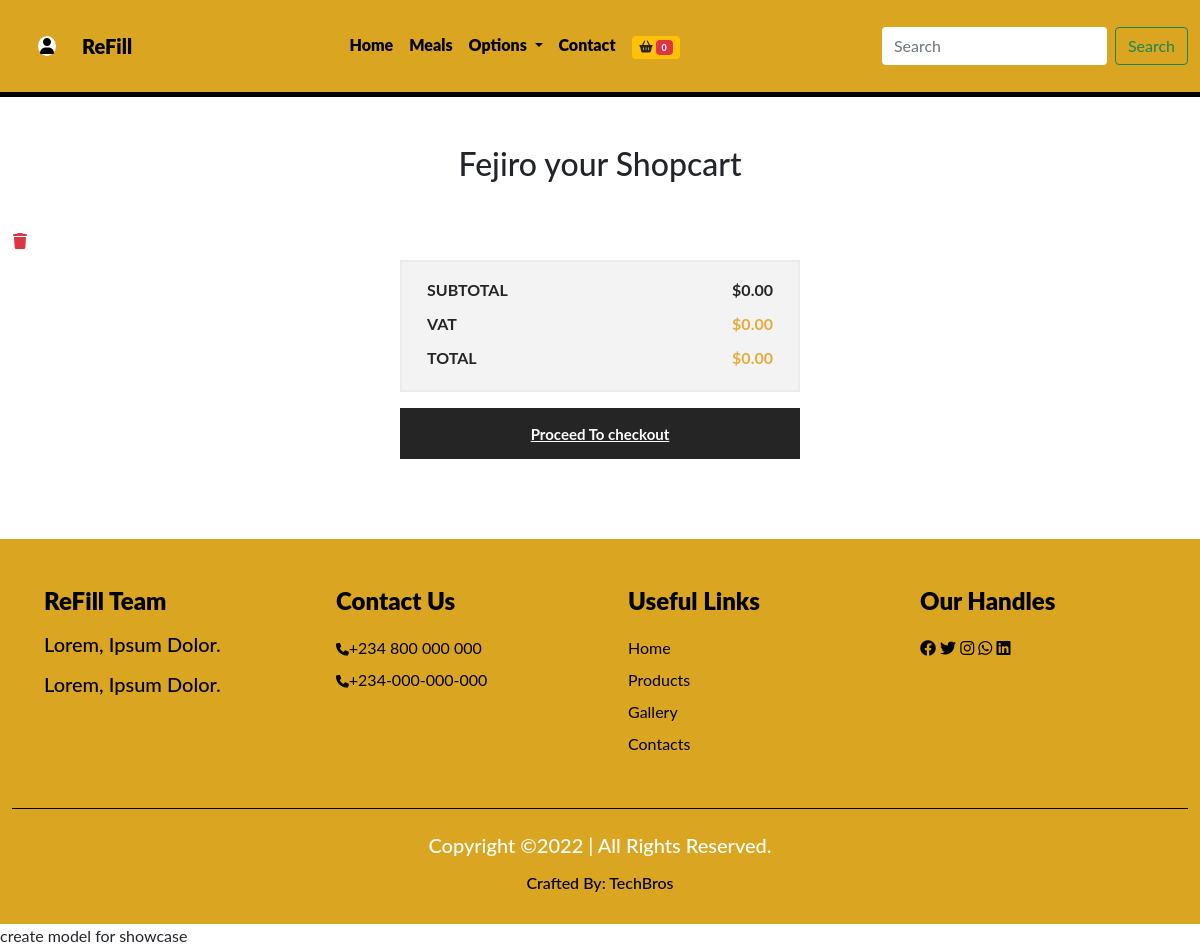
Page /mycart (signed in) on the earlier database version.
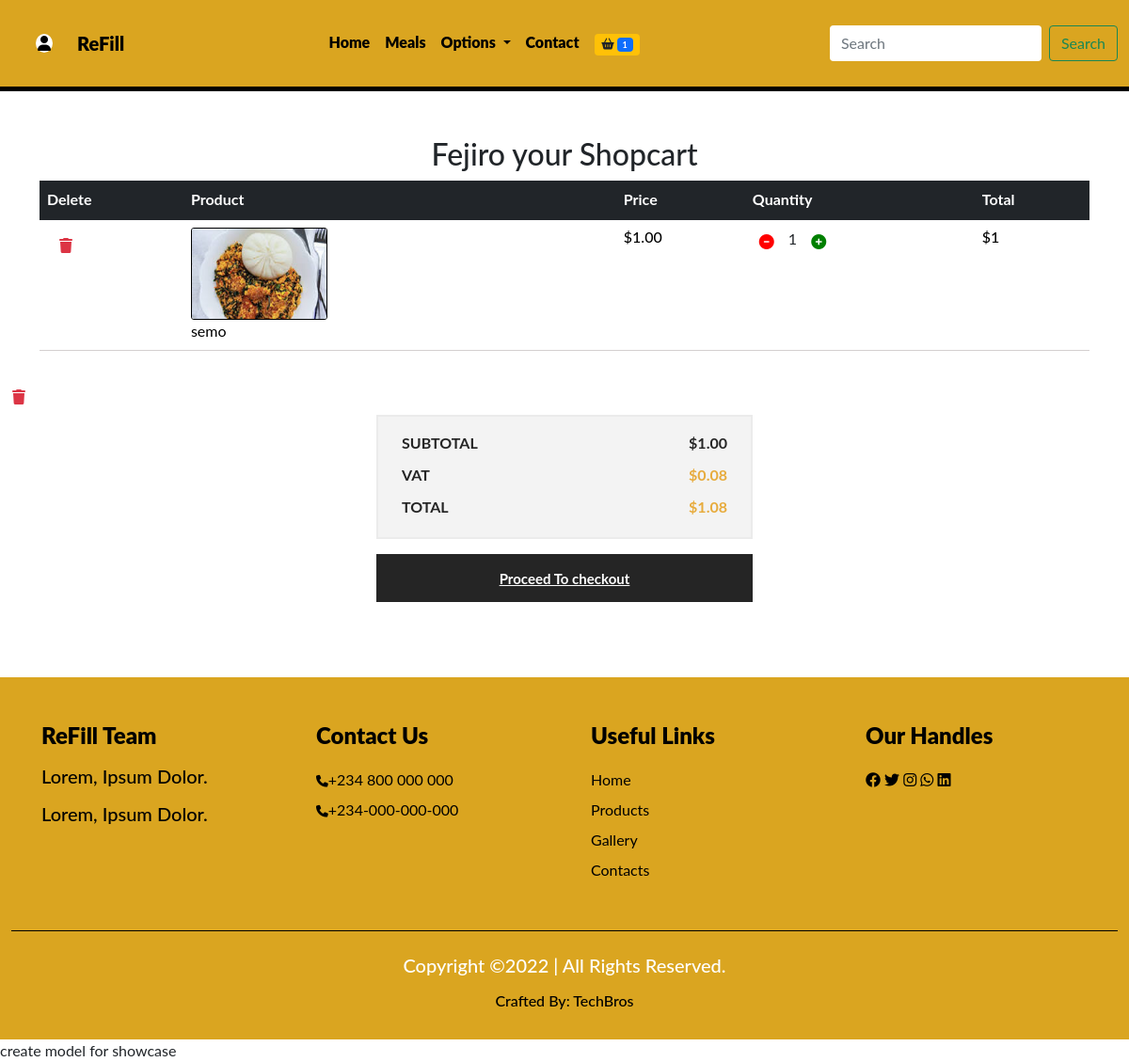
Same page on the later database version.
### dashboard/models.py (models this page shows, shortened)
class Profile(models.Model):
    user = models.OneToOneField(User, on_delete=models.CASCADE)
    first_name = models.CharField(max_length=250)
    last_name = models.CharField(max_length=250)
    email = models.EmailField(max_length=250)
    phone = models.CharField(max_length=20)
    address = models.CharField(max_length=250)
    city = models.CharField(max_length=250)
    state = models.CharField(max_length=250)
    profile_pix = models.ImageField(upload_to='dashboard', default='dashboard/avatar.jpg')

### cart/models.py (models this page shows, shortened)
class Shopcart(models.Model):
    user = models.ForeignKey(User, on_delete=models.CASCADE)
    dish = models.ForeignKey(Dish, on_delete=models.CASCADE)
    c_name = models.CharField(max_length=50)
    quantity = models.IntegerField()
    c_price = models.IntegerField()
    amount = models.IntegerField()
    cart_code = models.CharField(max_length=255, default='a')
    paid = models.BooleanField(default=False)
    class Meta:
        db_table = 'Shopcart'
        managed = True
        verbose_name = 'Shopcart'
        verbose_name_plural = 'Shopcart'

### techbro/models.py (models this page shows, shortened)
class Dish(models.Model):
    category = models.ForeignKey(Category, on_delete=models.CASCADE)
    breakfast = models.BooleanField(default=False)
    lunch = models.BooleanField(default=False)
    dinner = models.BooleanField(default=False)
    appetizer = models.BooleanField(default=False)
    dessert = models.BooleanField(default=False)
    drink = models.BooleanField(default=False)
    name = models.CharField(max_length=50)
    image = models.ImageField(upload_to='food', default='pix.jpg', blank=True, null=True)
    price = models.IntegerField(default=0)
    min = models.IntegerField(default=0)
    max = models.IntegerField(default=0)
    in_stock = models.BooleanField(default=False)
    special = models.BooleanField(default=False)
    description = models.TextField(default='a')
    class Meta:
        db_table = 'dish'
        managed = True
        verbose_name = 'Dish'
        verbose_name_plural = 'Dishes'

### techbro/views.py (the view)
# urls.py: path('mycart', mycart, name='mycart'),
@login_required(login_url='signin')
def mycart(request):
    profile = Profile.objects.get(user__username = request.user.username)
    shopcart = Shopcart.objects.filter(user__username = request.user.username, paid=False)
    subtotal = 0
    vat = 0
    total = 0
    for item in shopcart:
        subtotal += item.amount
    vat = 0.075 * subtotal
    total = vat + subtotal
    context = {
        'profile' :profile,
        'shopcart' :shopcart,
        'subtotal' :subtotal,
        'vat' :vat,
        'total' :total,
    }
    return render(request, 'cart.html', context)

### techbro/context_processor.py (called while the page is built)
def cartcount(request):
    count = Shopcart.objects.filter(user__username = request.user.username, paid=False)
    itemcount = 0
    for item in count:
        itemcount += int(item.user.id)
    context = {
        'itemcount' : itemcount
    }
    return context

### techbro/templates/cart.html (shortened to what this page needs)
{% extends 'base.html' %}
{% load humanize %}
{% block header %} {% include 'header.html' %}{% endblock header %}
{% block content %}
<section class="mt-5">
    <div class="container cart">
      <div class="table-responsive">
        <h2 class="text-center">{{profile.first_name|title}} your Shopcart</h2>
        <table class="table">
          <thead class="thead bg-dark">
            {% if shopcart %}
                {% for items in shopcart%}
            <tr>
              <th scope="col" class="text-white">Delete</th>
              <th scope="col" class="text-white">Product</th>
              <th scope="col" class="text-white">Price</th>
              <th scope="col" class="text-white">Quantity</th>
              <th scope="col" class="text-white">Total</th>
            </tr>
          </thead>
          <tbody>
            <tr>
                <td>
                    <form action="{% url 'deletemeal' %}" method="POST">
                        <button type="submit" class="btn btn-transparent text-danger"><i class="fa-solid fa-trash"></i></button>
                    </form>
                </td>
              <td>
                <div class="main">
                  <div class="d-flex">
                    <img src="{{items.dish.image.url}}" alt="">
                  </div>
                  <div class="des">
                    <p>{{items.c_name}}</p>
                  </div>
                </div>
              </td>
              <td>
                <h6>${{items.c_price|floatformat:2|intcomma}}</h6>
              </td>
              <td>
                <div class="counter d-flex">
                  <form action="{% url 'decrease' %}" method="POST">
                    <button type="submit" class="bg-transparent border-0"><i class="fa-solid fa-circle-minus"></i></button>
                  </form>
                  <span class="ms-2 me-2">{{items.quantity}}</span>
                  <form action="{% url 'increase' %}" method="POST">
                    <button type="submit" class="bg-transparent border-0"><i class="fa-solid fa-circle-plus"></i></button>
                  </form>
                </div>
              </td>
              <td>
                <h5>${{items.amount}}</h5>
              </td>
            </tr>
                {% endfor %}
            {% endif %}
          </tbody>
        </table>
      </div>
    </div>
    <div>
      <form action="{% url 'deleteallmeal' %}" method="POST">
            <button type="submit" class="btn btn-transparent text-danger"><i class="fa-solid fa-trash"></i></button>
        </form>
    </div>
  </section>
  <div class="col-lg-4 offset-lg-4">
    <div class="checkout">
      <ul>
        <li class="Subtotal">Subtotal
          <span>${{subtotal|floatformat:2|intcomma}}</span>
        </li>
        <li class="cart-total">Vat
          <span>${{vat|floatformat:2|intcomma}}</span>
        </li>
        <li class="cart-total">Total
          <span>${{total|floatformat:2|intcomma}}</span>
        </li>
      </ul>
      <a href="{% url 'checkout' %}" class="proceed-btn">Proceed To checkout</a>
    </div>
  </div>
{% endblock content%}
{% block footer %} {% include 'footer.html' %}{% endblock footer %}

### techbro/templates/base.html (shortened to what this page needs)
<!doctype html>
{% load static %}
<html lang="en">
  <head>
    <link href="https://cdn.jsdelivr.net/npm/bootstrap@5.1.3/dist/css/bootstrap.min.css" rel="stylesheet">
    <link rel="stylesheet" href="https://cdnjs.cloudflare.com/ajax/libs/font-awesome/6.1.1/css/all.min.css"/>
    <link href="https://unpkg.com/aos@2.3.1/dist/aos.css" rel="stylesheet">
    <link rel="stylesheet" href="index.css">
    <link rel="stylesheet" href="{% static 'css/dash.css' %}">
    <link rel="stylesheet" href="{% static 'css/index.css' %}">
    <link rel="stylesheet" href="{% static 'css/nedu.css' %}">
    <link rel="stylesheet" href="{% static 'css/style.css' %}">
  </head>
  <body>
    {% block header %}{% endblock header %}
      {% block content %}{% endblock content %}
     {% block footer %}{% endblock footer %}
  </body>
</html>

### techbro/templates/header.html (shortened to what this page needs)
<nav class="navbar navbar-expand-lg navbar-light techbro">
    <div class="container-fluid ">
      <a class="nav-item dropdown nav-link active" href="#" id="navbarDropdown" role="button" data-bs-toggle="dropdown" aria-expanded="false">
          <i class="fa-solid fa-user"></i>
        </a>
      <a class="navbar-brand" href="index.html">ReFill</a>
      <div class="collapse navbar-collapse" id="navbarSupportedContent">
        <ul class="navbar-nav mx-auto mb-2 mb-lg-0">
          <li class="nav-item">
            <a class="nav-link active" aria-current="page" href="{% url 'index' %}">Home</a>
          </li>
          <li class="nav-item">
            <a class="nav-link active" href="{% url 'all_food' %}">Meals</a>
          </li>
          <li class="nav-item dropdown">
            <a class="nav-link active dropdown-toggle" href="#" id="navbarDropdown" role="button" data-bs-toggle="dropdown" aria-expanded="false">
              Options
            </a>
          </li>
          <li class="nav-item">
            <a class="nav-link active">Contact</a>
          </li>
          <li class="nav-item">
            <a class="nav-link active" href="{% url 'mycart' %}">
              {% if itemcount > 0 %}
              <span class="badge bg-warning text-dark">
                <i class="fa-solid fa-basket-shopping"></i>
                <span class="badge bg-primary text-white">{{itemcount}}</span>
              </span>
              {% else %}
              <span class="badge bg-warning text-dark">
                <i class="fa-solid fa-basket-shopping"></i>
                <span class="badge bg-danger text-white">0</span>
              </span>
              {% endif %}
            </a>
          </li>
        </ul>
        <form class="d-flex">
          <input class="form-control me-2" type="search" placeholder="Search" aria-label="Search">
          <button class="btn btn-outline-success" type="submit">Search</button>
        </form>
      </div>
    </div>
  </nav>

### techbro/templates/footer.html
<div class="container-fluid footer ">
    <div class="row footer1">
      <div class="col-5 col-sm-6 col-md-6 col-lg-3 col-xl-3">
        <h4>ReFill Team</h4>
        <h5>Lorem, ipsum dolor.</h5>
        <h5>Lorem, ipsum dolor.</h5>
      </div>
      <div class="col-5 col-sm-6 col-md-6 col-lg-3 col-xl-3">
        <h4>contact us</h4>
        <ul class="list-unstyled">
          <li><span><i class="fa-solid fa-phone"></i></span>+234 800 000 000</li>
          <li><span><i class="fa-solid fa-phone"></i></span>+234-000-000-000</li>
        </ul>
      </div>
      <div class="col-5 col-sm-6 col-md-6 col-lg-3 col-xl-3">
        <h4>Useful links</h4>
        <ul class="list-unstyled">
          <li><a href="#">home</a></li>
          <li><a href="#">products</a></li>
          <li><a href="#">gallery</a></li>
          <li><a href="#">contacts</a></li>
        </ul>
      </div>
      <div class="col-5 col-sm-6 col-md-6 col-lg-3 col-xl-3">
        <h4>Our Handles</h4>
        <ul class="list-unstyled">
          <li><a href="#"><i class="fa-brands fa-facebook"></i></a>
            <a href="#"><i class="fa-brands fa-twitter"></i></a>
            <a href="#"><i class="fa-brands fa-instagram"></i></a>
            <a href="#"><i class="fa-brands fa-whatsapp"></i></a>
            <a href="#"><i class="fa-brands fa-linkedin"></i></a></li>
        </ul>
      </div>
    </div>
    <div class="text-center py-4 footer2">
      <h5>copyright &copy;2022 | All rights reserved.</h5>
      <h6><a href="#">crafted by: TechBros</a></h6>
    </div>
  </div>

### techbro/static/css/index.css (style rules this page uses)
* { margin: 0; padding: 0; box-sizing: border-box; }
.techbro { background: goldenrod; padding-top: 25px; padding-bottom: 25px; border-bottom: 5px solid black; }
.navbar { position: sticky; top: 0; z-index: 4; }
.techbro .navbar-brand { color: black; font-weight: 1000; }
.techbro #navbarSupportedContent a { color: black; font-weight: 1000; }
.techbro input[type="search"] { border: none; outline: none; }
.techbro .fa-user { color: black; border: 2px solid white; border-radius: 50%; background: white; transition: 0.5s; margin-left: 10px; margin-right: 10px; cursor: pointer; }
.footer { margin-top: 5rem; background: goldenrod; }
.footer1 { padding-top: 3rem; padding-left: 2rem; padding-bottom: 2rem; line-height: 2rem; }
.footer1 h4 { color: black; font-weight: 900; margin-bottom: 1rem; text-transform: capitalize; }
.footer h5 { color: black; margin-bottom: 1rem; text-transform: capitalize; }
.footer1 ul a { text-decoration: none; text-transform: capitalize; color: black; font-size: 1rem; transition: 0.5s; }
.footer1 .fa-phone { color: black; font-size: .8rem; }
.footer1 li { color: black; }
.footer2 { border-top: 1px solid black; }
.footer2 h5 { color: white; margin-bottom: 1rem; text-transform: capitalize; }
.footer2 a { color: black; text-transform: capitalize; text-decoration: none; }

### techbro/static/css/dash.css (style rules this page uses)
* { box-sizing: border-box; margin: 0; padding: 0; }
.footer { background: goldenrod; }
.footer1 { padding-top: 3rem; padding-left: 2rem; padding-bottom: 2rem; line-height: 2rem; }
.footer1 h4 { color: black; font-weight: 900; margin-bottom: 1rem; text-transform: capitalize; }
.footer h5 { color: black; margin-bottom: 1rem; text-transform: capitalize; }
.footer1 ul a { text-decoration: none; text-transform: capitalize; color: black; font-size: 1rem; transition: 0.5s; }
.footer1 .fa-phone { color: black; font-size: .8rem; }
.footer1 li { color: black; }
.footer2 { border-top: 1px solid black; }
.footer2 h5 { color: white; margin-bottom: 1rem; text-transform: capitalize; }
.footer2 a { color: black; text-transform: capitalize; text-decoration: none; }

### techbro/static/css/nedu.css (style rules this page uses)
* { padding: 0; margin: 0; box-sizing: border-box; }
:root { --body: white; --navbody: pink; --navbar: #0f0f0ffb; --text: #f8aa02; --navback: #003566; --moon: black; }
body { font-family: 'Lato', sans-serif; background: var(--body); }
.main .d-flex img { width: 145px; height: 98px; }
.cart .table { margin-bottom: 30px; border-bottom: 1px solid rgb(212, 207, 207); }
.cart .table thead tr th { border-top: 0px; font-size: 16px; font-weight: bold; border-bottom: 0px; }
.cart .table tbody tr td .main .d-flex { padding-right: 30px; }
.cart .table tbody tr td .main .d-flex img { border: 1px solid var(--moon); border-radius: 3px; }
.cart .table tbody tr td .main .des { vertical-align: middle; align-self: center; }
.cart .table tbody tr td .main .des p { margin-bottom: 0px; color: var(--moon); }
.cart .table tbody tr td h6 { font-size: 16px; color: var(--moon); margin-bottom: 0px; }
.cart .table tbody tr td h5 { font-size: 16px; color: var(--moon); margin-bottom: 0px; }
.cart .table tbody tr td .counter { margin-bottom: 0px; }
.counter i { padding: 7px; display: inline-block; position: relative; }
.counter .fa-circle-minus { color: red; }
.counter .fa-circle-plus { color: green; }
.checkout ul { border: 2px solid #ebebeb; background: #f3f3f3; padding-left: 25px; padding-right: 25px; padding-top: 16px; padding-bottom: 20px; }
.checkout ul li { list-style: none; font-size: 16px; font-weight: bold; color: #252525; text-transform: uppercase; overflow: hidden; }
.checkout ul li.cart-total { padding-top: 10px; }
.checkout ul li.cart-total span { color: #e7ab3c; }
.checkout ul li span { float: right; }
.checkout .proceed-btn { font-size: 15px; font-weight: bold; color: #fff; background: #252525; text-transform: uppercase; padding: 15px 25px 14px 25px; display: block; text-align: center; text-transform: none; }

### techbro/static/css/style.css (style rules this page uses)
* { margin: 0; padding: 0; box-sizing: border-box; }

Differences in the rows shown:
added Shopcart: dish.image (picture), c_name "semo", c_price "1.00", quantity "1", amount "1"
Other differences:
{{ itemcount }}: (not shown) → "1"
{{ subtotal|floatformat:2|intcomma }}: "0.00" → "1.00"
{{ vat|floatformat:2|intcomma }}: "0.00" → "0.08"
{{ total|floatformat:2|intcomma }}: "0.00" → "1.08"
text no longer shown: "0"
